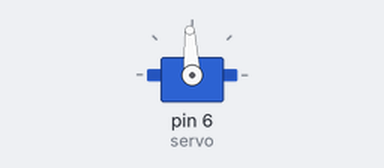
The sketch below on a simulated Arduino Uno, built with avr-gcc and run on an emulated ATmega328P. On the bench: servo.

Above: at 0.05 s.
At 0.85 s:
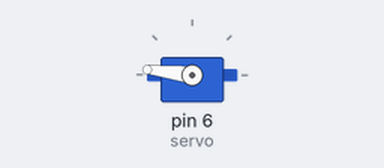
At 1.2 s:
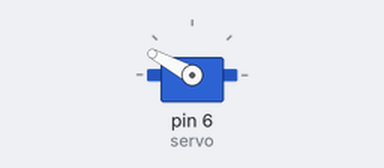
At 1.65 s:
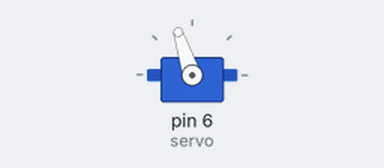
Timing chart, 0 to 4.2 s (numbered marks = the images above):
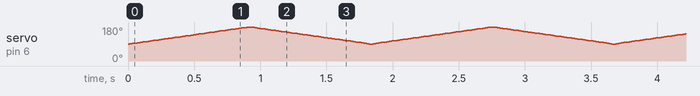

The sketch:

servo_test.ino
```cpp
#include <Servo.h>

Servo servo;
void setup() {
  servo.attach(6);
  //  servo.write(180);
}

void loop() {
  for (int i = 90; i <= 180; i++) {
    servo.write(i);
    delay(10);
  }

  for (int i = 180; i >= 90; i--) {
    servo.write(i);
    delay(10);
  }
}
```
